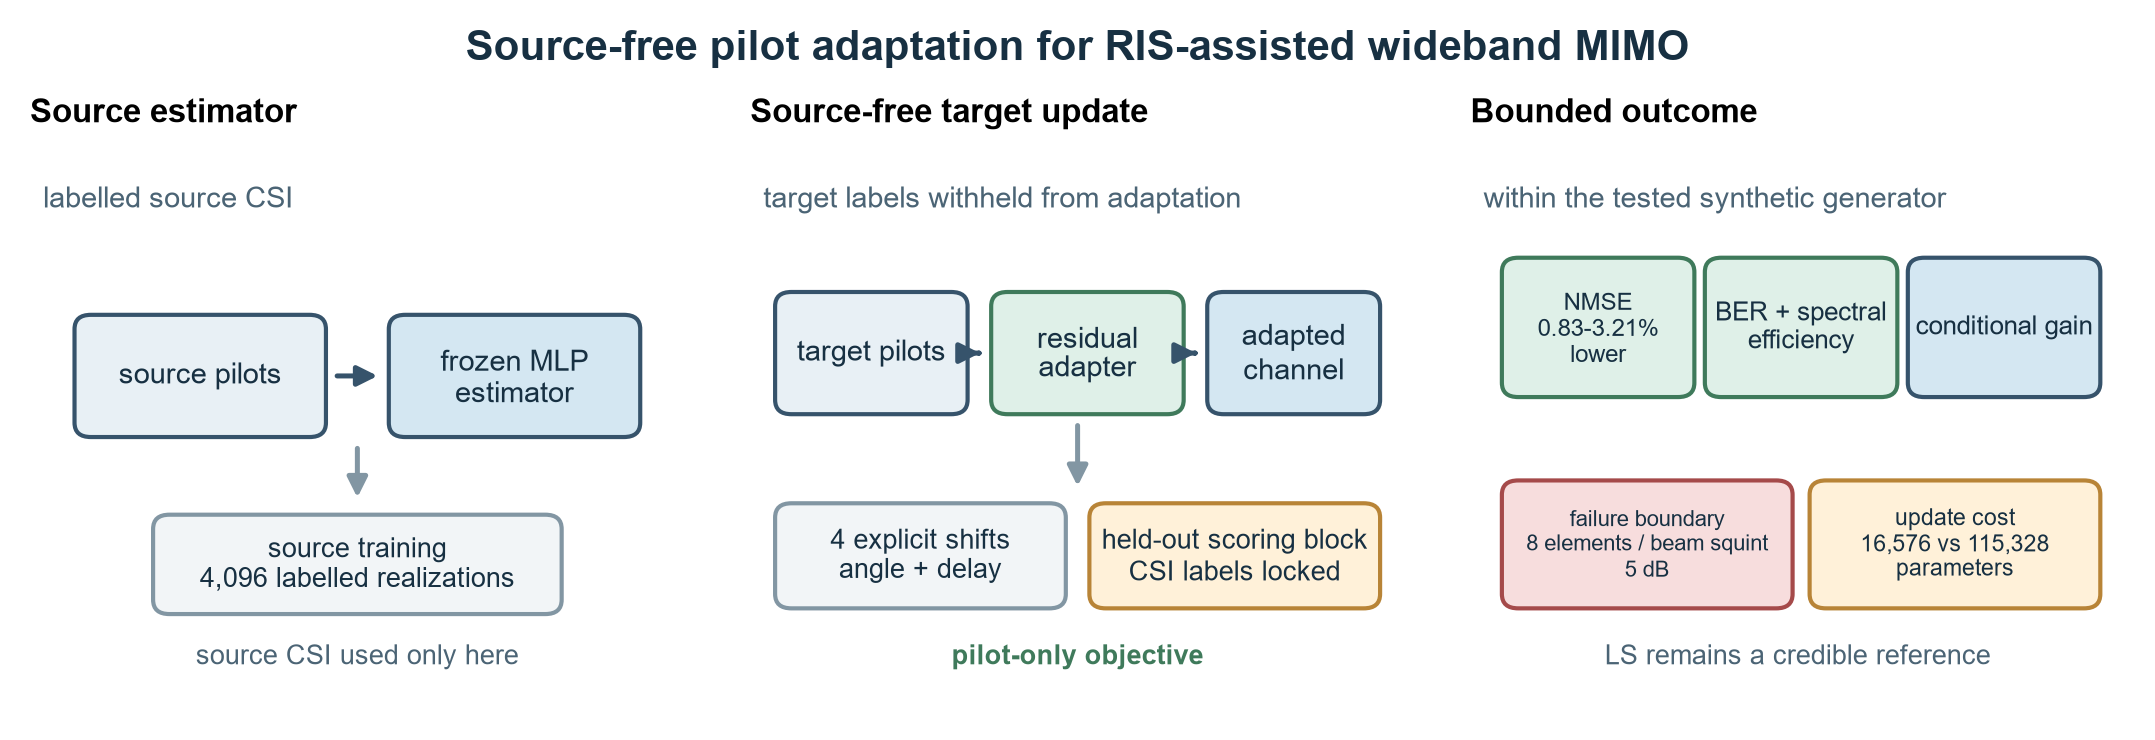

This figure's Python source:
"""Deterministic graphical-abstract draft for the v1.0.3 release.

The graphic is a protocol schematic, not a quantitative data panel. All labels
and values are taken from the manuscript and the locked release metadata.
"""

from __future__ import annotations

import os
import sys
from pathlib import Path

import matplotlib as mpl
import matplotlib.pyplot as plt
from matplotlib.patches import FancyBboxPatch, FancyArrowPatch, Rectangle

try:
    from audit_panel_alignment import require_matplotlib_panel_alignment
except ModuleNotFoundError:
    skill_scripts = os.environ.get("NATURE_FIGURE_SCRIPTS")
    if not skill_scripts:
        raise SystemExit("set NATURE_FIGURE_SCRIPTS to the Nature figure scripts directory")
    sys.path.insert(0, skill_scripts)
    from audit_panel_alignment import require_matplotlib_panel_alignment


mpl.rcParams.update(
    {
        "font.family": "sans-serif",
        "font.sans-serif": ["Arial", "Helvetica", "DejaVu Sans", "sans-serif"],
        "font.size": 7.0,
        "svg.fonttype": "none",
        "pdf.fonttype": 42,
        "axes.spines.right": False,
        "axes.spines.top": False,
    }
)

ROOT = Path(__file__).resolve().parents[1]
OUT = ROOT / "figures" / "graphical_abstract_v1.0.3"


def box(ax, xy, width, height, text, face, edge="#36536b", text_color="#173042", size=7.0):
    patch = FancyBboxPatch(
        xy,
        width,
        height,
        boxstyle="round,pad=0.012,rounding_size=0.025",
        linewidth=1.0,
        facecolor=face,
        edgecolor=edge,
        transform=ax.transAxes,
    )
    ax.add_patch(patch)
    ax.text(
        xy[0] + width / 2,
        xy[1] + height / 2,
        text,
        ha="center",
        va="center",
        color=text_color,
        fontsize=size,
        linespacing=1.15,
        transform=ax.transAxes,
    )


def arrow(ax, start, end, color="#36536b"):
    ax.add_patch(
        FancyArrowPatch(
            start,
            end,
            transform=ax.transAxes,
            arrowstyle="-|>",
            mutation_scale=10,
            linewidth=1.2,
            color=color,
            shrinkA=3,
            shrinkB=3,
        )
    )


def panel_a(ax):
    ax.set_title("Source estimator", loc="left", fontweight="bold", fontsize=8, pad=4)
    ax.text(0.02, 0.88, "labelled source CSI", transform=ax.transAxes, color="#4b6475")
    box(ax, (0.08, 0.49), 0.36, 0.19, "source pilots", "#e8f0f5")
    box(ax, (0.56, 0.49), 0.36, 0.19, "frozen MLP\nestimator", "#d4e7f2")
    arrow(ax, (0.45, 0.585), (0.55, 0.585))
    box(ax, (0.20, 0.18), 0.60, 0.15, "source training\n4,096 labelled realizations", "#f2f5f7", edge="#8296a3", size=6.5)
    arrow(ax, (0.50, 0.48), (0.50, 0.35), color="#8296a3")
    ax.text(0.50, 0.08, "source CSI used only here", ha="center", transform=ax.transAxes, color="#4b6475", fontsize=6.5)


def panel_b(ax):
    ax.set_title("Source-free target update", loc="left", fontweight="bold", fontsize=8, pad=4)
    ax.text(0.02, 0.88, "target labels withheld from adaptation", transform=ax.transAxes, color="#4b6475")
    box(ax, (0.05, 0.53), 0.27, 0.19, "target pilots", "#e8f0f5")
    box(ax, (0.38, 0.53), 0.27, 0.19, "residual\nadapter", "#dff0e8", edge="#3f7a5b")
    box(ax, (0.71, 0.53), 0.24, 0.19, "adapted\nchannel", "#d4e7f2")
    arrow(ax, (0.33, 0.625), (0.37, 0.625))
    arrow(ax, (0.66, 0.625), (0.70, 0.625))
    box(ax, (0.05, 0.19), 0.42, 0.16, "4 explicit shifts\nangle + delay", "#f2f5f7", edge="#8296a3", size=6.5)
    box(ax, (0.53, 0.19), 0.42, 0.16, "held-out scoring block\nCSI labels locked", "#fff1d9", edge="#b88437", size=6.5)
    arrow(ax, (0.50, 0.52), (0.50, 0.37), color="#8296a3")
    ax.text(0.50, 0.08, "pilot-only objective", ha="center", transform=ax.transAxes, color="#3f7a5b", fontsize=6.5, fontweight="bold")


def panel_c(ax):
    ax.set_title("Bounded outcome", loc="left", fontweight="bold", fontsize=8, pad=4)
    ax.text(0.02, 0.88, "within the tested synthetic generator", transform=ax.transAxes, color="#4b6475")
    box(ax, (0.06, 0.56), 0.27, 0.22, "NMSE\n0.83-3.21%\nlower", "#dff0e8", edge="#3f7a5b", size=5.8)
    box(ax, (0.37, 0.56), 0.27, 0.22, "BER + spectral\nefficiency", "#dff0e8", edge="#3f7a5b", size=6.2)
    box(ax, (0.68, 0.56), 0.27, 0.22, "conditional gain", "#d4e7f2", size=6.2)
    box(ax, (0.06, 0.19), 0.42, 0.20, "failure boundary\n8 elements / beam squint\n5 dB", "#f7dddd", edge="#a54a4a", size=5.4)
    box(ax, (0.53, 0.19), 0.42, 0.20, "update cost\n16,576 vs 115,328\nparameters", "#fff1d9", edge="#b88437", size=5.6)
    ax.text(0.50, 0.08, "LS remains a credible reference", ha="center", transform=ax.transAxes, color="#4b6475", fontsize=6.5)


def main() -> None:
    OUT.parent.mkdir(parents=True, exist_ok=True)
    fig, axes = plt.subplots(1, 3, figsize=(7.2, 2.35), gridspec_kw={"wspace": 0.10})
    for ax in axes:
        ax.set_xlim(0, 1)
        ax.set_ylim(0, 1)
        ax.axis("off")
        ax.set_facecolor("white")
    panel_a(axes[0])
    panel_b(axes[1])
    panel_c(axes[2])
    fig.patch.set_facecolor("white")
    fig.suptitle(
        "Source-free pilot adaptation for RIS-assisted wideband MIMO",
        fontsize=10,
        fontweight="bold",
        color="#173042",
        y=0.995,
    )
    fig.subplots_adjust(left=0.015, right=0.985, top=0.84, bottom=0.03)
    stem = str(OUT)
    require_matplotlib_panel_alignment(
        fig,
        json_out=f"{stem}.alignment.json",
        overlay_svg=f"{stem}.alignment.svg",
        tolerance_pt=1.5,
        gutter_tolerance_pt=1.5,
        require_panel_labels=False,
        strict=True,
    )
    fig.savefig(f"{stem}.svg", bbox_inches="tight")
    fig.savefig(f"{stem}.pdf", bbox_inches="tight")
    fig.savefig(f"{stem}.png", dpi=300, bbox_inches="tight")
    fig.savefig(f"{stem}.tiff", dpi=600, bbox_inches="tight")
    plt.close(fig)
    print("graphical abstract exported")


if __name__ == "__main__":
    main()
